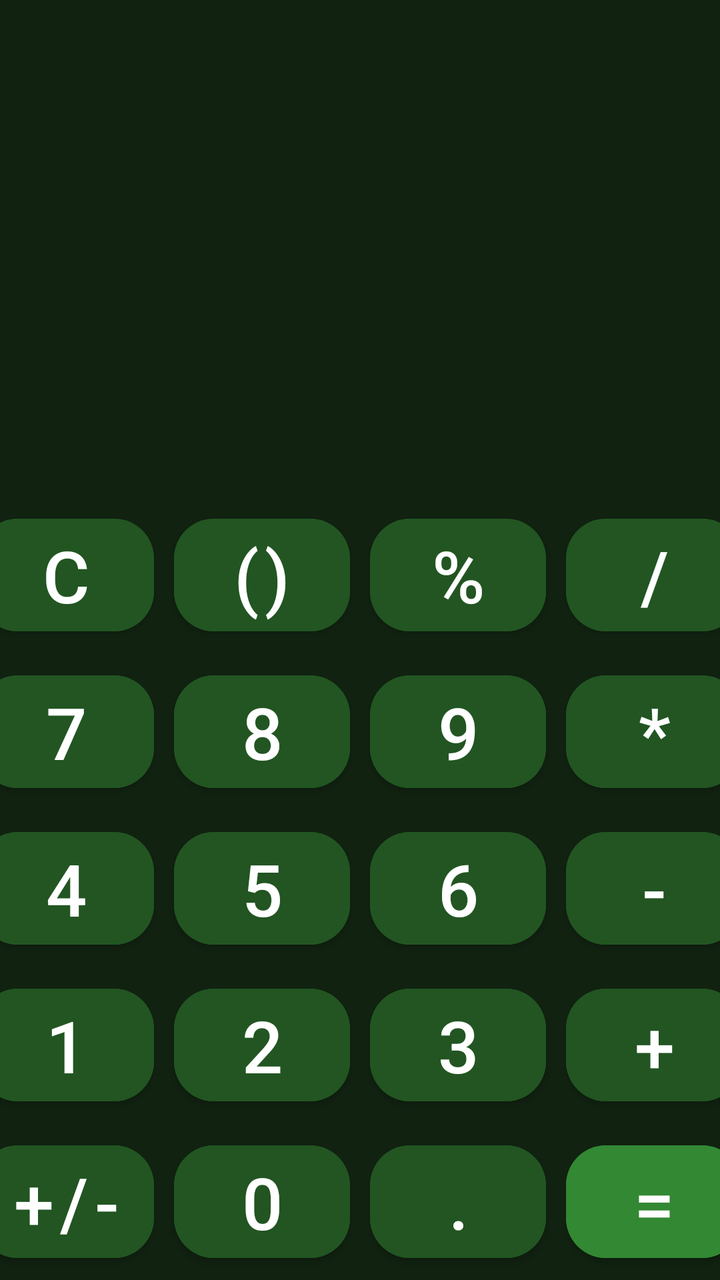
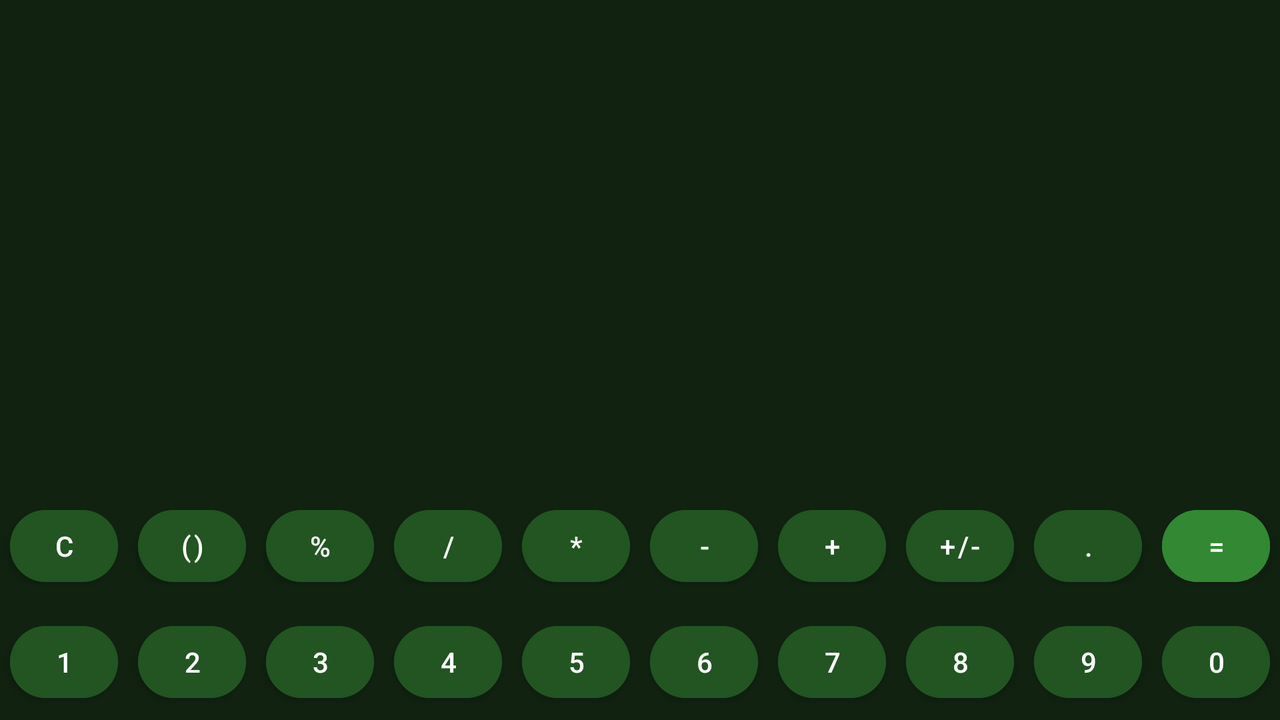

First picture: res/layout/ on a phone held upright. Second picture: the repository's own variant of that layout, on a device whose configuration matches the variant's folder. Source for both follows.
<!-- AndroidManifest.xml: application theme Calculator -->
<!-- res/layout/activity_main.xml -->
<?xml version="1.0" encoding="utf-8"?>
<androidx.constraintlayout.widget.ConstraintLayout xmlns:android="http://schemas.android.com/apk/res/android"
    xmlns:app="http://schemas.android.com/apk/res-auto"
    android:layout_width="match_parent"
    android:layout_height="match_parent">

    <TextView
        android:id="@+id/inputField"
        style="@style/text_view_style"
        android:layout_height="0dp"
        app:layout_constraintBottom_toTopOf="@+id/resultField"
        app:layout_constraintEnd_toEndOf="parent"
        app:layout_constraintStart_toStartOf="parent"
        app:layout_constraintTop_toTopOf="parent" />

    <TextView
        android:id="@+id/resultField"
        style="@style/text_view_style"
        app:layout_constraintBottom_toTopOf="@+id/tableLayout"
        app:layout_constraintEnd_toEndOf="parent"
        app:layout_constraintStart_toStartOf="parent"
        app:layout_constraintTop_toBottomOf="@id/inputField" />

    <TableLayout
        android:id="@+id/tableLayout"
        android:layout_width="match_parent"
        android:layout_height="wrap_content"
        app:layout_constraintBottom_toBottomOf="parent"
        app:layout_constraintEnd_toEndOf="parent"
        app:layout_constraintStart_toStartOf="parent"
        app:layout_constraintTop_toBottomOf="@+id/resultField">

        <TableRow style="@style/button_row_style">

            <com.google.android.material.button.MaterialButton
                android:id="@+id/button_clear"
                style="@style/button_style"
                android:text="@string/button_clear" />

            <com.google.android.material.button.MaterialButton
                android:id="@+id/button_bracket"
                style="@style/button_style"
                android:text="@string/button_bracket" />

            <com.google.android.material.button.MaterialButton
                android:id="@+id/button_percent"
                style="@style/button_style"
                android:text="@string/button_percent" />

            <com.google.android.material.button.MaterialButton
                android:id="@+id/button_div"
                style="@style/button_style"
                android:text="@string/button_div" />
        </TableRow>

        <TableRow style="@style/button_row_style">

            <com.google.android.material.button.MaterialButton
                android:id="@+id/button_7"
                style="@style/button_style"
                android:text="@string/button_7" />

            <com.google.android.material.button.MaterialButton
                android:id="@+id/button_8"
                style="@style/button_style"
                android:text="@string/button_8" />

            <com.google.android.material.button.MaterialButton
                android:id="@+id/button_9"
                style="@style/button_style"
                android:text="@string/button_9" />

            <com.google.android.material.button.MaterialButton
                android:id="@+id/button_mul"
                style="@style/button_style"
                android:text="@string/button_mul" />
        </TableRow>

        <TableRow style="@style/button_row_style">

            <com.google.android.material.button.MaterialButton
                android:id="@+id/button_4"
                style="@style/button_style"
                android:text="@string/button_4" />

            <com.google.android.material.button.MaterialButton
                android:id="@+id/button_5"
                style="@style/button_style"
                android:text="@string/button_5" />

            <com.google.android.material.button.MaterialButton
                android:id="@+id/button_6"
                style="@style/button_style"
                android:text="@string/button_6" />

            <com.google.android.material.button.MaterialButton
                android:id="@+id/button_minus"
                style="@style/button_style"
                android:text="@string/button_minus" />
        </TableRow>

        <TableRow style="@style/button_row_style">

            <com.google.android.material.button.MaterialButton
                android:id="@+id/button_1"
                style="@style/button_style"
                android:text="@string/button_1" />

            <com.google.android.material.button.MaterialButton
                android:id="@+id/button_2"
                style="@style/button_style"
                android:text="@string/button_2" />

            <com.google.android.material.button.MaterialButton
                android:id="@+id/button_3"
                style="@style/button_style"
                android:text="@string/button_3" />

            <com.google.android.material.button.MaterialButton
                android:id="@+id/button_plus"
                style="@style/button_style"
                android:text="@string/button_plus" />
        </TableRow>

        <TableRow style="@style/button_row_style">

            <com.google.android.material.button.MaterialButton
                android:id="@+id/button_negative"
                style="@style/button_style"
                android:text="@string/button_negative" />

            <com.google.android.material.button.MaterialButton
                android:id="@+id/button_0"
                style="@style/button_style"
                android:text="@string/button_0" />

            <com.google.android.material.button.MaterialButton
                android:id="@+id/button_point"
                style="@style/button_style"
                android:text="@string/button_point" />

            <com.google.android.material.button.MaterialButton
                android:id="@+id/button_equal"
                style="@style/button_equal_style"
                android:text="@string/button_equal" />
        </TableRow>

    </TableLayout>
</androidx.constraintlayout.widget.ConstraintLayout>
<!-- resources referenced by this layout -->
<resources>
  <string name="button_0">0</string>
  <string name="button_1">1</string>
  <string name="button_2">2</string>
  <string name="button_3">3</string>
  <string name="button_4">4</string>
  <string name="button_5">5</string>
  <string name="button_6">6</string>
  <string name="button_7">7</string>
  <string name="button_8">8</string>
  <string name="button_9">9</string>
  <string name="button_bracket">()</string>
  <string name="button_clear">C</string>
  <string name="button_div">/</string>
  <string name="button_equal">=</string>
  <string name="button_minus">-</string>
  <string name="button_mul">*</string>
  <string name="button_negative">+/-</string>
  <string name="button_percent">%</string>
  <string name="button_plus">+</string>
  <string name="button_point">.</string>
  <style name="button_equal_style" parent="@style/button_style">
          <item name="android:backgroundTint">?attr/button_equal_color</item>
      </style>
  <style name="button_row_style">
          <item name="android:layout_width">0dp</item>
          <item name="android:layout_height">match_parent</item>
          <item name="android:gravity">center</item>
      </style>
  <style name="button_style">
          <item name="android:layout_width">wrap_content</item>
          <item name="android:layout_height">wrap_content</item>
          <item name="android:layout_margin">5dp</item>
          <item name="android:backgroundTint">?attr/button_color</item>
          <item name="android:textSize">@dimen/button_text_size</item>
          <item name="cornerRadius">20dp</item>
      </style>
  <style name="text_view_style">
          <item name="android:layout_width">match_parent</item>
          <item name="android:layout_height">wrap_content</item>
          <item name="android:gravity">center|end</item>
          <item name="android:padding">10dp</item>
          <item name="android:textAlignment">gravity</item>
          <item name="android:textSize">@dimen/text_size</item>
          <item name="fontFamily">sans-serif-medium</item>
      </style>
  <style name="Calculator" parent="Theme.MaterialComponents.DayNight.NoActionBar">
          <item name="android:backgroundTint">@color/background_color</item>
          <item name="button_color">@color/button_color</item>
          <item name="button_equal_color">@color/button_equal_color</item>
      </style>
  <dimen name="button_text_size">36sp</dimen>
  <color name="background_color">#112211</color>
  <color name="button_color">#225522</color>
  <color name="button_equal_color">#338833</color>
</resources>
<!-- res/layout-land/activity_main.xml (the repository's variant of the layout above) -->
<!-- drawn on the phone turned sideways -->
<?xml version="1.0" encoding="utf-8"?>
<androidx.constraintlayout.widget.ConstraintLayout xmlns:android="http://schemas.android.com/apk/res/android"
    xmlns:app="http://schemas.android.com/apk/res-auto"
    android:layout_width="match_parent"
    android:layout_height="match_parent">

    <TextView
        android:id="@+id/inputField"
        style="@style/text_view_style"
        android:layout_height="0dp"
        app:layout_constraintBottom_toTopOf="@+id/resultField"
        app:layout_constraintEnd_toEndOf="parent"
        app:layout_constraintStart_toStartOf="parent"
        app:layout_constraintTop_toTopOf="parent" />

    <TextView
        android:id="@+id/resultField"
        style="@style/text_view_style"
        app:layout_constraintBottom_toTopOf="@+id/tableLayout"
        app:layout_constraintEnd_toEndOf="parent"
        app:layout_constraintStart_toStartOf="parent"
        app:layout_constraintTop_toBottomOf="@id/inputField" />

    <TableLayout
        android:id="@+id/tableLayout"
        android:layout_width="match_parent"
        android:layout_height="wrap_content"
        android:shrinkColumns="*"
        app:layout_constraintBottom_toBottomOf="parent"
        app:layout_constraintEnd_toEndOf="parent"
        app:layout_constraintStart_toStartOf="parent"
        app:layout_constraintTop_toBottomOf="@id/resultField">

        <TableRow style="@style/button_row_style">

            <com.google.android.material.button.MaterialButton
                android:id="@+id/button_clear"
                android:text="@string/button_clear"
                style="@style/button_style_landscape" />

            <com.google.android.material.button.MaterialButton
                android:id="@+id/button_bracket"
                android:text="@string/button_bracket"
                style="@style/button_style_landscape" />

            <com.google.android.material.button.MaterialButton
                android:id="@+id/button_percent"
                android:text="@string/button_percent"
                style="@style/button_style_landscape" />

            <com.google.android.material.button.MaterialButton
                android:id="@+id/button_div"
                android:text="@string/button_div"
                style="@style/button_style_landscape" />

            <com.google.android.material.button.MaterialButton
                android:id="@+id/button_mul"
                android:text="@string/button_mul"
                style="@style/button_style_landscape" />

            <com.google.android.material.button.MaterialButton
                android:id="@+id/button_minus"
                android:text="@string/button_minus"
                style="@style/button_style_landscape" />

            <com.google.android.material.button.MaterialButton
                android:id="@+id/button_plus"
                android:text="@string/button_plus"
                style="@style/button_style_landscape" />

            <com.google.android.material.button.MaterialButton
                android:id="@+id/button_negative"
                android:text="@string/button_negative"
                style="@style/button_style_landscape" />

            <com.google.android.material.button.MaterialButton
                android:id="@+id/button_point"
                android:text="@string/button_point"
                style="@style/button_style_landscape" />

            <com.google.android.material.button.MaterialButton
                android:id="@+id/button_equal"
                android:backgroundTint="@color/button_equal_color"
                android:text="@string/button_equal"
                style="@style/button_style_landscape" />
        </TableRow>

        <TableRow style="@style/button_row_style">

            <com.google.android.material.button.MaterialButton
                android:id="@+id/button_1"
                android:text="@string/button_1"
                style="@style/button_style_landscape" />

            <com.google.android.material.button.MaterialButton
                android:id="@+id/button_2"
                android:text="@string/button_2"
                style="@style/button_style_landscape" />

            <com.google.android.material.button.MaterialButton
                android:id="@+id/button_3"
                android:text="@string/button_3"
                style="@style/button_style_landscape" />

            <com.google.android.material.button.MaterialButton
                android:id="@+id/button_4"
                android:text="@string/button_4"
                style="@style/button_style_landscape" />

            <com.google.android.material.button.MaterialButton
                android:id="@+id/button_5"
                android:text="@string/button_5"
                style="@style/button_style_landscape" />

            <com.google.android.material.button.MaterialButton
                android:id="@+id/button_6"
                android:text="@string/button_6"
                style="@style/button_style_landscape" />

            <com.google.android.material.button.MaterialButton
                android:id="@+id/button_7"
                android:text="@string/button_7"
                style="@style/button_style_landscape" />

            <com.google.android.material.button.MaterialButton
                android:id="@+id/button_8"
                android:text="@string/button_8"
                style="@style/button_style_landscape" />

            <com.google.android.material.button.MaterialButton
                android:id="@+id/button_9"
                android:text="@string/button_9"
                style="@style/button_style_landscape" />

            <com.google.android.material.button.MaterialButton
                android:id="@+id/button_0"
                android:text="@string/button_0"
                style="@style/button_style_landscape" />
        </TableRow>

    </TableLayout>
</androidx.constraintlayout.widget.ConstraintLayout>
<!-- resources referenced by the variant -->
<!-- as the phone turned sideways resolves them -->
<resources>
  <color name="button_equal_color">#338833</color>
  <string name="button_0">0</string>
  <string name="button_1">1</string>
  <string name="button_2">2</string>
  <string name="button_3">3</string>
  <string name="button_4">4</string>
  <string name="button_5">5</string>
  <string name="button_6">6</string>
  <string name="button_7">7</string>
  <string name="button_8">8</string>
  <string name="button_9">9</string>
  <string name="button_bracket">()</string>
  <string name="button_clear">C</string>
  <string name="button_div">/</string>
  <string name="button_equal">=</string>
  <string name="button_minus">-</string>
  <string name="button_mul">*</string>
  <string name="button_negative">+/-</string>
  <string name="button_percent">%</string>
  <string name="button_plus">+</string>
  <string name="button_point">.</string>
  <style name="button_row_style">
          <item name="android:layout_width">0dp</item>
          <item name="android:layout_height">match_parent</item>
          <item name="android:gravity">center</item>
      </style>
  <!-- from res/values-land/ -->
  <style name="button_style_landscape" parent="@style/button_style">
          <item name="android:textSize">@dimen/button_text_size_landscape</item>
      </style>
  <style name="text_view_style">
          <item name="android:layout_width">match_parent</item>
          <item name="android:layout_height">wrap_content</item>
          <item name="android:gravity">center|end</item>
          <item name="android:padding">10dp</item>
          <item name="android:textAlignment">gravity</item>
          <item name="android:textSize">@dimen/text_size</item>
          <item name="fontFamily">sans-serif-medium</item>
      </style>
  <style name="Calculator" parent="Theme.MaterialComponents.DayNight.NoActionBar">
          <item name="android:backgroundTint">@color/background_color</item>
          <item name="button_color">@color/button_color</item>
          <item name="button_equal_color">@color/button_equal_color</item>
      </style>
  <style name="button_style">
          <item name="android:layout_width">wrap_content</item>
          <item name="android:layout_height">wrap_content</item>
          <item name="android:layout_margin">5dp</item>
          <item name="android:backgroundTint">?attr/button_color</item>
          <item name="android:textSize">@dimen/button_text_size</item>
          <item name="cornerRadius">20dp</item>
      </style>
  <color name="background_color">#112211</color>
  <color name="button_color">#225522</color>
  <dimen name="button_text_size">36sp</dimen>
</resources>
